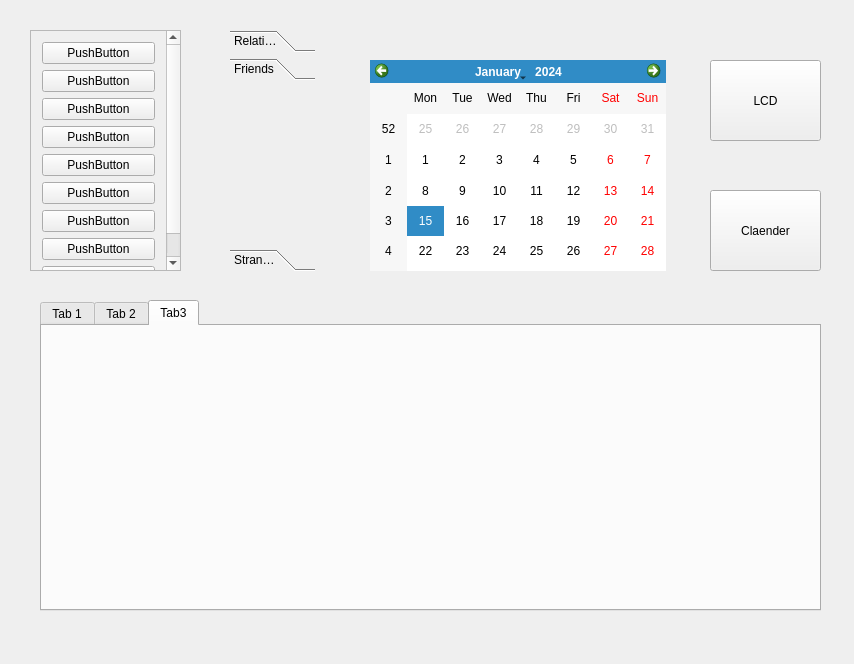
<?xml version="1.0" encoding="UTF-8"?>
<ui version="4.0">
 <class>Widget</class>
 <widget class="QWidget" name="Widget">
  <property name="geometry">
   <rect>
    <x>0</x>
    <y>0</y>
    <width>854</width>
    <height>664</height>
   </rect>
  </property>
  <property name="windowTitle">
   <string>Widget</string>
  </property>
  <widget class="QScrollArea" name="scrollArea">
   <property name="geometry">
    <rect>
     <x>30</x>
     <y>30</y>
     <width>151</width>
     <height>241</height>
    </rect>
   </property>
   <property name="widgetResizable">
    <bool>true</bool>
   </property>
   <widget class="QWidget" name="scrollAreaWidgetContents">
    <property name="geometry">
     <rect>
      <x>0</x>
      <y>-20</y>
      <width>128</width>
      <height>330</height>
     </rect>
    </property>
    <layout class="QVBoxLayout" name="verticalLayout">
     <item>
      <widget class="QPushButton" name="pushButton">
       <property name="text">
        <string>PushButton</string>
       </property>
      </widget>
     </item>
     <item>
      <widget class="QPushButton" name="pushButton_2">
       <property name="text">
        <string>PushButton</string>
       </property>
      </widget>
     </item>
     <item>
      <widget class="QPushButton" name="pushButton_3">
       <property name="text">
        <string>PushButton</string>
       </property>
      </widget>
     </item>
     <item>
      <widget class="QPushButton" name="pushButton_4">
       <property name="text">
        <string>PushButton</string>
       </property>
      </widget>
     </item>
     <item>
      <widget class="QPushButton" name="pushButton_5">
       <property name="text">
        <string>PushButton</string>
       </property>
      </widget>
     </item>
     <item>
      <widget class="QPushButton" name="pushButton_6">
       <property name="text">
        <string>PushButton</string>
       </property>
      </widget>
     </item>
     <item>
      <widget class="QPushButton" name="pushButton_7">
       <property name="text">
        <string>PushButton</string>
       </property>
      </widget>
     </item>
     <item>
      <widget class="QPushButton" name="pushButton_8">
       <property name="text">
        <string>PushButton</string>
       </property>
      </widget>
     </item>
     <item>
      <widget class="QPushButton" name="pushButton_9">
       <property name="text">
        <string>PushButton</string>
       </property>
      </widget>
     </item>
    </layout>
   </widget>
  </widget>
  <widget class="QToolBox" name="toolBox">
   <property name="geometry">
    <rect>
     <x>230</x>
     <y>30</y>
     <width>85</width>
     <height>241</height>
    </rect>
   </property>
   <property name="currentIndex">
    <number>1</number>
   </property>
   <widget class="QWidget" name="page">
    <property name="geometry">
     <rect>
      <x>0</x>
      <y>0</y>
      <width>85</width>
      <height>151</height>
     </rect>
    </property>
    <attribute name="label">
     <string>Relatives</string>
    </attribute>
   </widget>
   <widget class="QWidget" name="page_2">
    <property name="geometry">
     <rect>
      <x>0</x>
      <y>0</y>
      <width>85</width>
      <height>151</height>
     </rect>
    </property>
    <attribute name="label">
     <string>Friends</string>
    </attribute>
   </widget>
   <widget class="QWidget" name="page_3">
    <attribute name="label">
     <string>Strangers</string>
    </attribute>
   </widget>
  </widget>
  <widget class="QTabWidget" name="tabWidget">
   <property name="geometry">
    <rect>
     <x>40</x>
     <y>300</y>
     <width>781</width>
     <height>311</height>
    </rect>
   </property>
   <property name="currentIndex">
    <number>2</number>
   </property>
   <widget class="QWidget" name="tab">
    <attribute name="title">
     <string>Tab 1</string>
    </attribute>
   </widget>
   <widget class="QWidget" name="tab_2">
    <attribute name="title">
     <string>Tab 2</string>
    </attribute>
   </widget>
   <widget class="QWidget" name="tab_3">
    <attribute name="title">
     <string>Tab3</string>
    </attribute>
   </widget>
  </widget>
  <widget class="QStackedWidget" name="stackedWidget">
   <property name="geometry">
    <rect>
     <x>370</x>
     <y>30</y>
     <width>331</width>
     <height>241</height>
    </rect>
   </property>
   <property name="currentIndex">
    <number>1</number>
   </property>
   <widget class="QWidget" name="page_4">
    <widget class="QLCDNumber" name="lcdNumber">
     <property name="geometry">
      <rect>
       <x>60</x>
       <y>70</y>
       <width>141</width>
       <height>91</height>
      </rect>
     </property>
    </widget>
   </widget>
   <widget class="QWidget" name="page_5">
    <widget class="QCalendarWidget" name="calendarWidget">
     <property name="geometry">
      <rect>
       <x>0</x>
       <y>30</y>
       <width>296</width>
       <height>236</height>
      </rect>
     </property>
    </widget>
   </widget>
  </widget>
  <widget class="QPushButton" name="pushButton_10">
   <property name="geometry">
    <rect>
     <x>710</x>
     <y>60</y>
     <width>111</width>
     <height>81</height>
    </rect>
   </property>
   <property name="text">
    <string>LCD</string>
   </property>
  </widget>
  <widget class="QPushButton" name="pushButton_11">
   <property name="geometry">
    <rect>
     <x>710</x>
     <y>190</y>
     <width>111</width>
     <height>81</height>
    </rect>
   </property>
   <property name="text">
    <string>Claender</string>
   </property>
  </widget>
 </widget>
 <layoutdefault spacing="6" margin="11"/>
 <resources/>
 <connections/>
</ui>
